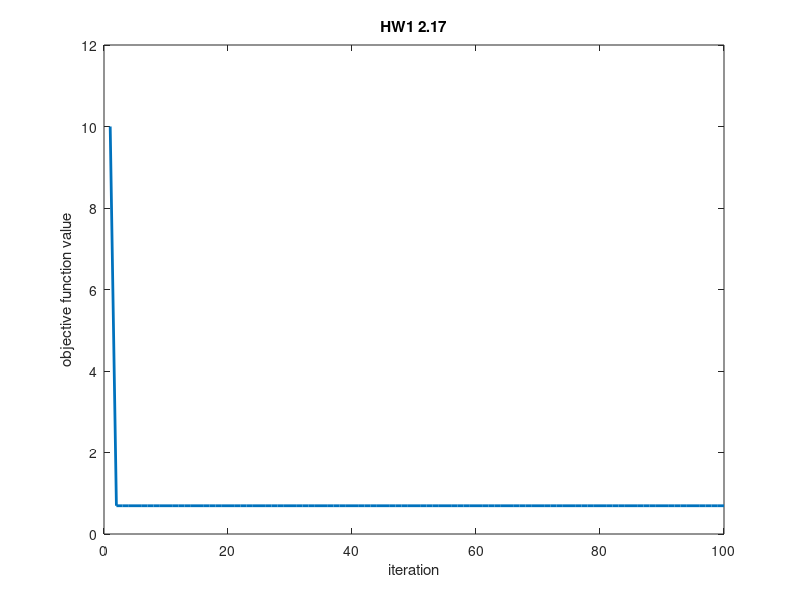

Here is the MATLAB script that generated this plot:
max_its =100;
out=zeros(100,1);
w=[1; 1; 1; 1; 1; 1 ;1 ;1 ;1; 1 ];
%a=exp(w'*w);
for iter=1:100
	out(iter)=log(1+exp(w'*w));
	grad1=(2*w*exp(w'*w))/(1+exp(w'*w));
	grad2=(2*exp(w'*w)+4*w.^2*exp(w'*w)+2*exp(2*(w')*w))/(1+exp(w'*w))^2;
	w=w-grad1./grad2;
end
plot(out,'LineWidth',2);
title('HW1 2.17')
xlabel('iteration');
ylabel('objective function value');
